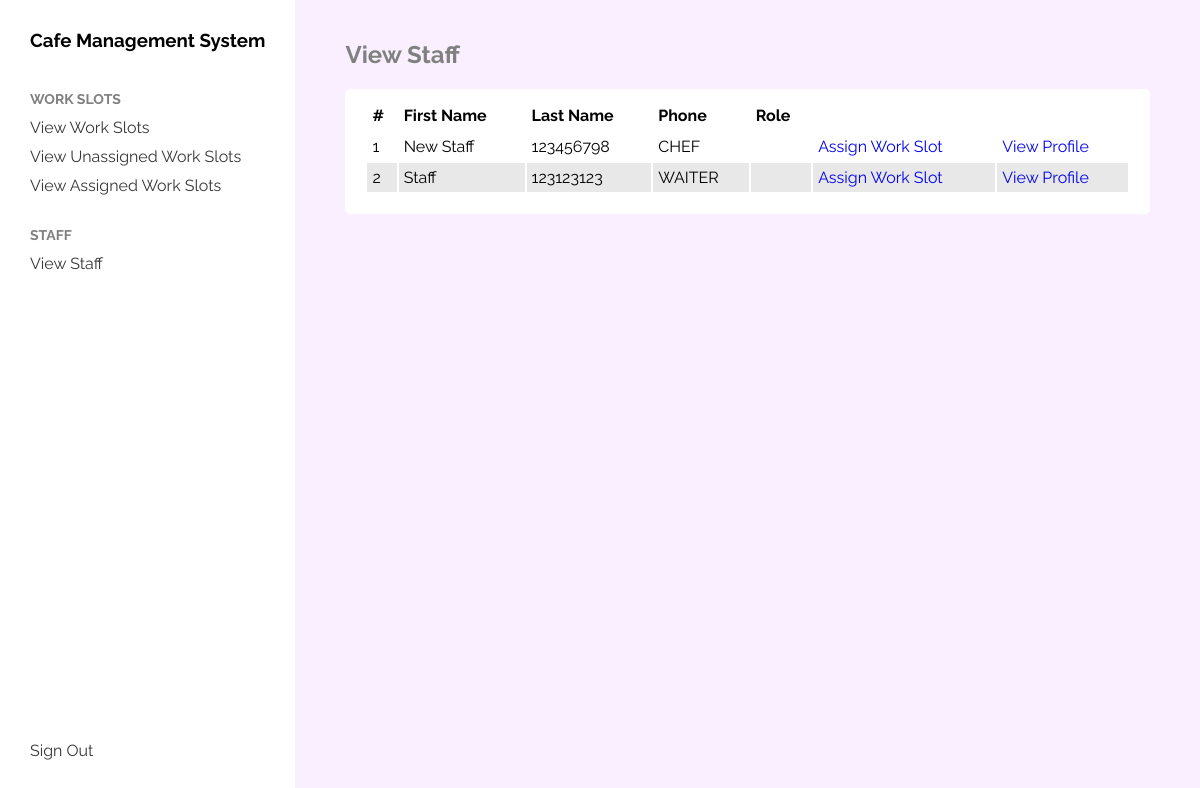
/manager/view_all_staff, run on the app's committed database.
### tables this page shows
CREATE TABLE user (
	id INTEGER NOT NULL, 
	first_name VARCHAR(30), 
	last_name VARCHAR(30), 
	"desc" TEXT, 
	phone VARCHAR(20), 
	user_id VARCHAR(30), 
	password VARCHAR(50), 
	user_type VARCHAR(10), 
	role VARCHAR(20), 
	account_status VARCHAR(10), job_title VARCHAR(255), 
	PRIMARY KEY (id)
);

### application/boundary/cafe_manager.py (the view)
@manager.route("/view_all_staff")
def view_all_staff():
    userProfile = GetStaffAccountController()
    users = userProfile.getStaffAccounts()
    return render_template("./cafe_manager/view_staff.html"
                           , users=users
                           , title="View Staff")

### application/control/UserAccountController.py (called while the page is built)
    def getStaffAccounts(self):
        return self.entity.getStaffAccounts()

### application/entity/UserAccountEntity.py (called while the page is built)
    def getStaffAccounts(self):
        query = "SELECT id, first_name, last_name, phone, role from USER where user_type='STAFF'"
        return self.cursor.execute(query).fetchall()

### application/boundary/templates/cafe_manager/view_staff.html (shortened to what this page needs)
{% extends "./cafe_manager/base.html" %}
{% block content %}
    <table>
        <thead>
            <tr>
                <th>#</th>
                <th>First Name</th>
                <th>Last Name</th>
                <th>Phone</th>
                <th>Role</th>
                <th></th>
                <th></th>
            </tr>
        </thead>
        <tbody>
            {% for user in users %}
                <tr>
                    <td>{{ loop.index }}</td>
                    <td>{{ user[2] }}</td>
                    <td>{{ user[3] }}</td>
                    <td>{{ user[4] }}</td>
                    <td>{{ user[5] }}</td>
                    <td>
                        <a href="{{ url_for("boundary.manager.assign_work_slots_to_user", user_id=user[0]) }}">Assign Work Slot</a>
                    </td>
                    <td>
                        <a href="{{ url_for('boundary.manager.view_user_profile', user_id=user[0]) }}">View Profile</a>
                    </td>
                </tr>
            {% endfor %}
        </tbody>
    </table>
{% endblock %}

### application/boundary/assets/base.css (style rules this page uses)
* { font-family: 'Raleway', sans-serif; box-sizing: border-box; }
body { margin: 0; }
a { text-decoration: none; }

### application/boundary/templates/cafe_manager/view_staff.html (style rules this page uses)
table { width: 100%; text-align: left; }
td, th { margin: 0; padding: 5px; border: none; }
tr:nth-child(even) { background-color: #e8e8e8; }

### data on the page
user: last_name "New Staff", phone "123456798", role "CHEF"
user: last_name "Staff", phone "123123123", role "WAITER"

### other printed values
{{ title }} "View Staff"
